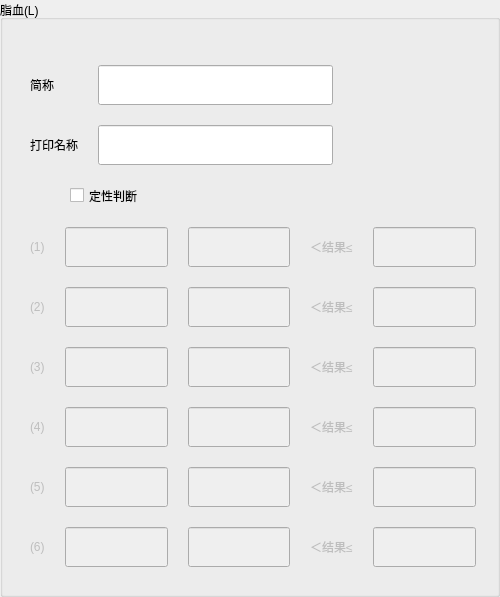
        <widget class="QGroupBox" name="groupBox_L">
         <property name="title">
          <string>脂血(L)</string>
         </property>
         <property name="borders" stdset="0">
          <string notr="true">group_tit</string>
         </property>
         <widget class="QWidget" name="gridWidget" native="true">
          <property name="enabled">
           <bool>false</bool>
          </property>
          <property name="geometry">
           <rect>
            <x>30</x>
            <y>227</y>
            <width>446</width>
            <height>361</height>
           </rect>
          </property>
          <layout class="QGridLayout" name="gridLayout">
           <property name="leftMargin">
            <number>0</number>
           </property>
           <property name="topMargin">
            <number>0</number>
           </property>
           <property name="rightMargin">
            <number>0</number>
           </property>
           <property name="bottomMargin">
            <number>0</number>
           </property>
           <property name="spacing">
            <number>20</number>
           </property>
           <item row="2" column="4">
            <widget class="QLineEdit" name="qualitative_up_linedit_l_3">
             <property name="minimumSize">
              <size>
               <width>0</width>
               <height>40</height>
              </size>
             </property>
             <property name="maxLength">
              <number>8</number>
             </property>
            </widget>
           </item>
           <item row="0" column="3">
            <widget class="QLabel" name="label_l_1">
             <property name="text">
              <string>＜结果≤</string>
             </property>
            </widget>
           </item>
           <item row="0" column="0">
            <widget class="QLabel" name="qualitative_seq_label_l_1">
             <property name="text">
              <string>(1)</string>
             </property>
            </widget>
           </item>
           <item row="0" column="2">
            <widget class="QLineEdit" name="qualitative_low_linedit_l_1">
             <property name="enabled">
              <bool>false</bool>
             </property>
             <property name="minimumSize">
              <size>
               <width>0</width>
               <height>40</height>
              </size>
             </property>
             <property name="placeholderText">
              <string notr="true"/>
             </property>
            </widget>
           </item>
           <item row="1" column="1">
            <widget class="QLineEdit" name="qualitative_tag_linedit_l_2">
             <property name="enabled">
              <bool>false</bool>
             </property>
             <property name="minimumSize">
              <size>
               <width>0</width>
               <height>40</height>
              </size>
             </property>
             <property name="text">
              <string/>
             </property>
             <property name="maxLength">
              <number>8</number>
             </property>
            </widget>
           </item>
           <item row="0" column="1">
            <widget class="QLineEdit" name="qualitative_tag_linedit_l_1">
             <property name="enabled">
              <bool>false</bool>
             </property>
             <property name="minimumSize">
              <size>
               <width>0</width>
               <height>40</height>
              </size>
             </property>
             <property name="text">
              <string/>
             </property>
             <property name="maxLength">
              <number>8</number>
             </property>
             <property name="readOnly">
              <bool>false</bool>
             </property>
            </widget>
           </item>
           <item row="0" column="4">
            <widget class="QLineEdit" name="qualitative_up_linedit_l_1">
             <property name="minimumSize">
              <size>
               <width>0</width>
               <height>40</height>
              </size>
             </property>
             <property name="maxLength">
              <number>8</number>
             </property>
            </widget>
           </item>
           <item row="1" column="0">
            <widget class="QLabel" name="qualitative_seq_label_l_2">
             <property name="text">
              <string>(2)</string>
             </property>
            </widget>
           </item>
           <item row="1" column="2">
            <widget class="QLineEdit" name="qualitative_low_linedit_l_2">
             <property name="minimumSize">
              <size>
               <width>0</width>
               <height>40</height>
              </size>
             </property>
             <property name="maxLength">
              <number>8</number>
             </property>
            </widget>
           </item>
           <item row="1" column="4">
            <widget class="QLineEdit" name="qualitative_up_linedit_l_2">
             <property name="minimumSize">
              <size>
               <width>0</width>
               <height>40</height>
              </size>
             </property>
             <property name="maxLength">
              <number>8</number>
             </property>
            </widget>
           </item>
           <item row="1" column="3">
            <widget class="QLabel" name="label_l_2">
             <property name="text">
              <string>＜结果≤</string>
             </property>
            </widget>
           </item>
           <item row="2" column="1">
            <widget class="QLineEdit" name="qualitative_tag_linedit_l_3">
             <property name="enabled">
              <bool>false</bool>
             </property>
             <property name="minimumSize">
              <size>
               <width>0</width>
               <height>40</height>
              </size>
             </property>
             <property name="text">
              <string/>
             </property>
             <property name="maxLength">
              <number>8</number>
             </property>
            </widget>
           </item>
           <item row="2" column="2">
            <widget class="QLineEdit" name="qualitative_low_linedit_l_3">
             <property name="minimumSize">
              <size>
               <width>0</width>
               <height>40</height>
              </size>
             </property>
             <property name="maxLength">
              <number>8</number>
             </property>
            </widget>
           </item>
           <item row="2" column="0">
            <widget class="QLabel" name="qualitative_seq_label_l_3">
             <property name="text">
              <string>(3)</string>
             </property>
            </widget>
           </item>
           <item row="2" column="3">
            <widget class="QLabel" name="label_l_3">
             <property name="text">
              <string>＜结果≤</string>
             </property>
            </widget>
           </item>
           <item row="3" column="0">
            <widget class="QLabel" name="qualitative_seq_label_l_4">
             <property name="text">
              <string>(4)</string>
             </property>
            </widget>
           </item>
           <item row="3" column="3">
            <widget class="QLabel" name="label_l_4">
             <property name="text">
              <string>＜结果≤</string>
             </property>
            </widget>
           </item>
           <item row="3" column="1">
            <widget class="QLineEdit" name="qualitative_tag_linedit_l_4">
             <property name="enabled">
              <bool>false</bool>
             </property>
             <property name="minimumSize">
              <size>
               <width>0</width>
               <height>40</height>
              </size>
             </property>
             <property name="text">
              <string/>
             </property>
             <property name="maxLength">
              <number>8</number>
             </property>
            </widget>
           </item>
           <item row="3" column="4">
            <widget class="QLineEdit" name="qualitative_up_linedit_l_4">
             <property name="minimumSize">
              <size>
               <width>0</width>
               <height>40</height>
              </size>
             </property>
             <property name="maxLength">
              <number>8</number>
             </property>
            </widget>
           </item>
           <item row="4" column="1">
            <widget class="QLineEdit" name="qualitative_tag_linedit_l_5">
             <property name="enabled">
              <bool>false</bool>
             </property>
             <property name="minimumSize">
              <size>
               <width>0</width>
               <height>40</height>
              </size>
             </property>
             <property name="text">
              <string/>
             </property>
             <property name="maxLength">
              <number>8</number>
             </property>
            </widget>
           </item>
           <item row="3" column="2">
            <widget class="QLineEdit" name="qualitative_low_linedit_l_4">
             <property name="minimumSize">
              <size>
               <width>0</width>
               <height>40</height>
              </size>
             </property>
             <property name="maxLength">
              <number>8</number>
             </property>
            </widget>
           </item>
           <item row="4" column="3">
            <widget class="QLabel" name="label_l_5">
             <property name="text">
              <string>＜结果≤</string>
             </property>
            </widget>
           </item>
           <item row="4" column="2">
            <widget class="QLineEdit" name="qualitative_low_linedit_l_5">
             <property name="minimumSize">
              <size>
               <width>0</width>
               <height>40</height>
              </size>
             </property>
             <property name="maxLength">
              <number>8</number>
             </property>
            </widget>
           </item>
           <item row="4" column="4">
            <widget class="QLineEdit" name="qualitative_up_linedit_l_5">
             <property name="minimumSize">
              <size>
               <width>0</width>
               <height>40</height>
              </size>
             </property>
             <property name="maxLength">
              <number>8</number>
             </property>
            </widget>
           </item>
           <item row="4" column="0">
            <widget class="QLabel" name="qualitative_seq_label_l_5">
             <property name="text">
              <string>(5)</string>
             </property>
            </widget>
           </item>
           <item row="5" column="2">
            <widget class="QLineEdit" name="qualitative_low_linedit_l_6">
             <property name="minimumSize">
              <size>
               <width>0</width>
               <height>40</height>
              </size>
             </property>
             <property name="maxLength">
              <number>8</number>
             </property>
            </widget>
           </item>
           <item row="5" column="4">
            <widget class="QLineEdit" name="qualitative_up_linedit_l_6">
             <property name="enabled">
              <bool>false</bool>
             </property>
             <property name="minimumSize">
              <size>
               <width>0</width>
               <height>40</height>
              </size>
             </property>
            </widget>
           </item>
           <item row="5" column="0">
            <widget class="QLabel" name="qualitative_seq_label_l_6">
             <property name="text">
              <string>(6)</string>
             </property>
            </widget>
           </item>
           <item row="5" column="1">
            <widget class="QLineEdit" name="qualitative_tag_linedit_l_6">
             <property name="enabled">
              <bool>false</bool>
             </property>
             <property name="minimumSize">
              <size>
               <width>0</width>
               <height>40</height>
              </size>
             </property>
             <property name="text">
              <string/>
             </property>
             <property name="maxLength">
              <number>8</number>
             </property>
            </widget>
           </item>
           <item row="5" column="3">
            <widget class="QLabel" name="label_l_6">
             <property name="text">
              <string>＜结果≤</string>
             </property>
            </widget>
           </item>
           <item row="6" column="2">
            <spacer name="verticalSpacer_6">
             <property name="orientation">
              <enum>Qt::Vertical</enum>
             </property>
             <property name="sizeHint" stdset="0">
              <size>
               <width>20</width>
               <height>40</height>
              </size>
             </property>
            </spacer>
           </item>
          </layout>
         </widget>
         <widget class="QCheckBox" name="enable_ckbox_l">
          <property name="geometry">
           <rect>
            <x>70</x>
            <y>180</y>
            <width>401</width>
            <height>31</height>
           </rect>
          </property>
          <property name="text">
           <string>定性判断</string>
          </property>
         </widget>
         <widget class="QWidget" name="widget_14" native="true">
          <property name="geometry">
           <rect>
            <x>30</x>
            <y>65</y>
            <width>461</width>
            <height>131</height>
           </rect>
          </property>
          <layout class="QGridLayout" name="gridLayout_6">
           <property name="leftMargin">
            <number>0</number>
           </property>
           <property name="topMargin">
            <number>0</number>
           </property>
           <property name="rightMargin">
            <number>0</number>
           </property>
           <property name="bottomMargin">
            <number>0</number>
           </property>
           <property name="spacing">
            <number>20</number>
           </property>
           <item row="0" column="0">
            <widget class="QLabel" name="label_12">
             <property name="text">
              <string>简称</string>
             </property>
            </widget>
           </item>
           <item row="1" column="1">
            <widget class="QLineEdit" name="lPrintNameEdit">
             <property name="minimumSize">
              <size>
               <width>235</width>
               <height>40</height>
              </size>
             </property>
             <property name="maximumSize">
              <size>
               <width>235</width>
               <height>40</height>
              </size>
             </property>
             <property name="maxLength">
              <number>21</number>
             </property>
            </widget>
           </item>
           <item row="0" column="1">
            <widget class="QLineEdit" name="lNameEdit">
             <property name="minimumSize">
              <size>
               <width>235</width>
               <height>40</height>
              </size>
             </property>
             <property name="maximumSize">
              <size>
               <width>235</width>
               <height>40</height>
              </size>
             </property>
             <property name="maxLength">
              <number>21</number>
             </property>
            </widget>
           </item>
           <item row="1" column="0">
            <widget class="QLabel" name="label_11">
             <property name="text">
              <string>打印名称</string>
             </property>
            </widget>
           </item>
           <item row="0" column="2">
            <spacer name="horizontalSpacer_6">
             <property name="orientation">
              <enum>Qt::Horizontal</enum>
             </property>
             <property name="sizeHint" stdset="0">
              <size>
               <width>40</width>
               <height>20</height>
              </size>
             </property>
            </spacer>
           </item>
           <item row="2" column="1">
            <spacer name="verticalSpacer_3">
             <property name="orientation">
              <enum>Qt::Vertical</enum>
             </property>
             <property name="sizeHint" stdset="0">
              <size>
               <width>20</width>
               <height>40</height>
              </size>
             </property>
            </spacer>
           </item>
          </layout>
         </widget>
        </widget>
